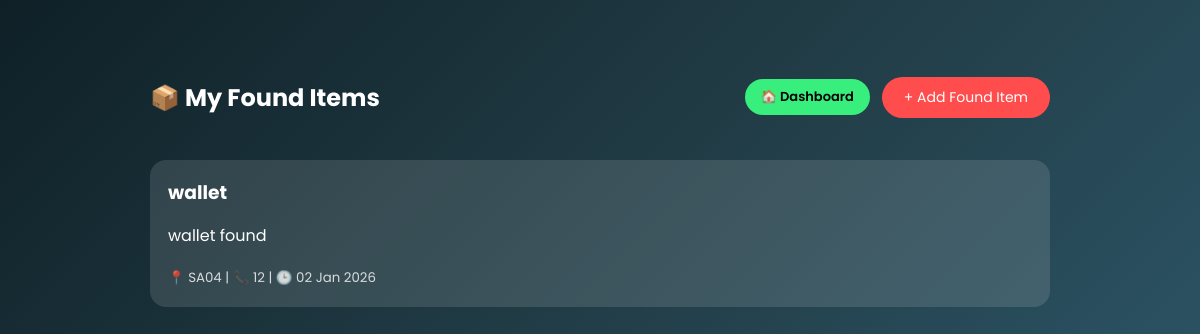
Page /LostFound/user/report_found.php (signed in) on the committed database.
### tables this page shows
CREATE TABLE `items` (
  `id` int(11) NOT NULL,
  `user_email` varchar(255) NOT NULL,
  `user_id` int(11) DEFAULT NULL,
  `item_type` enum('Lost','Found') NOT NULL,
  `item_name` varchar(100) NOT NULL,
  `name` varchar(100) NOT NULL,
  `location` varchar(150) NOT NULL,
  `description` text DEFAULT NULL,
  `contact` varchar(100) NOT NULL,
  `reported_at` timestamp NOT NULL DEFAULT current_timestamp()
);

### LostFound/user/report_found.php (the view, shortened to what this page needs)
<?php
include "../config/db.php";
$q = mysqli_query($conn,"
    SELECT items.*, users.name
    FROM items
    JOIN users ON items.user_id = users.id
    WHERE items.item_type='Found'
    ORDER BY items.reported_at DESC
");
?>
<!DOCTYPE html>
<html lang="en">
<head>
</head>
<body>
<div class="container">
<div class="header">
    <h2>📦 My Found Items</h2>
    <div class="right">
        <a href="../dashboard.php" class="dash-btn">🏠 Dashboard</a>
        <a href="add_found.php" class="add-btn">+ Add Found Item</a>
    </div>
</div>
<?php while($row = mysqli_fetch_assoc($q)){ ?>
<div class="card">
    <h3><?= htmlspecialchars($row['item_name']); ?></h3>
    <p><?= htmlspecialchars($row['description']); ?></p>
    <small>
        📍 <?= htmlspecialchars($row['location']); ?> |
        📞 <?= htmlspecialchars($row['contact']); ?> |
        🕒 <?= date("d M Y", strtotime($row['created_at'] ?? 'now')); ?>
    </small>
</div>
<?php } ?>
</div>
</body>
</html>

### LostFound/user/report_found.php (style rules this page uses)
body { margin:0; font-family:Poppins; background:linear-gradient(135deg,#0f2027,#203a43,#2c5364); color:#fff; }
.container { max-width:900px; margin:40px auto; padding:20px; }
.header { display:flex; justify-content:space-between; align-items:center; margin-bottom:25px; }
.right { display:flex; align-items:center; gap:12px; }
.dash-btn { background:#38ef7d; padding:8px 16px; border-radius:20px; color:#000; text-decoration:none; font-size:13px; font-weight:600; }
.add-btn { background:#ff4d4d; padding:10px 22px; border-radius:25px; color:#fff; text-decoration:none; font-size:14px; }
.card { background:rgba(255,255,255,0.12); padding:18px; border-radius:16px; margin-bottom:15px; }
.card h3 { margin:0 }
.card small { opacity:.8 }

### rows in the picture
items: item_name "wallet", description "wallet found", location "SA04", contact "12", created_at "02 Jan 2026"
